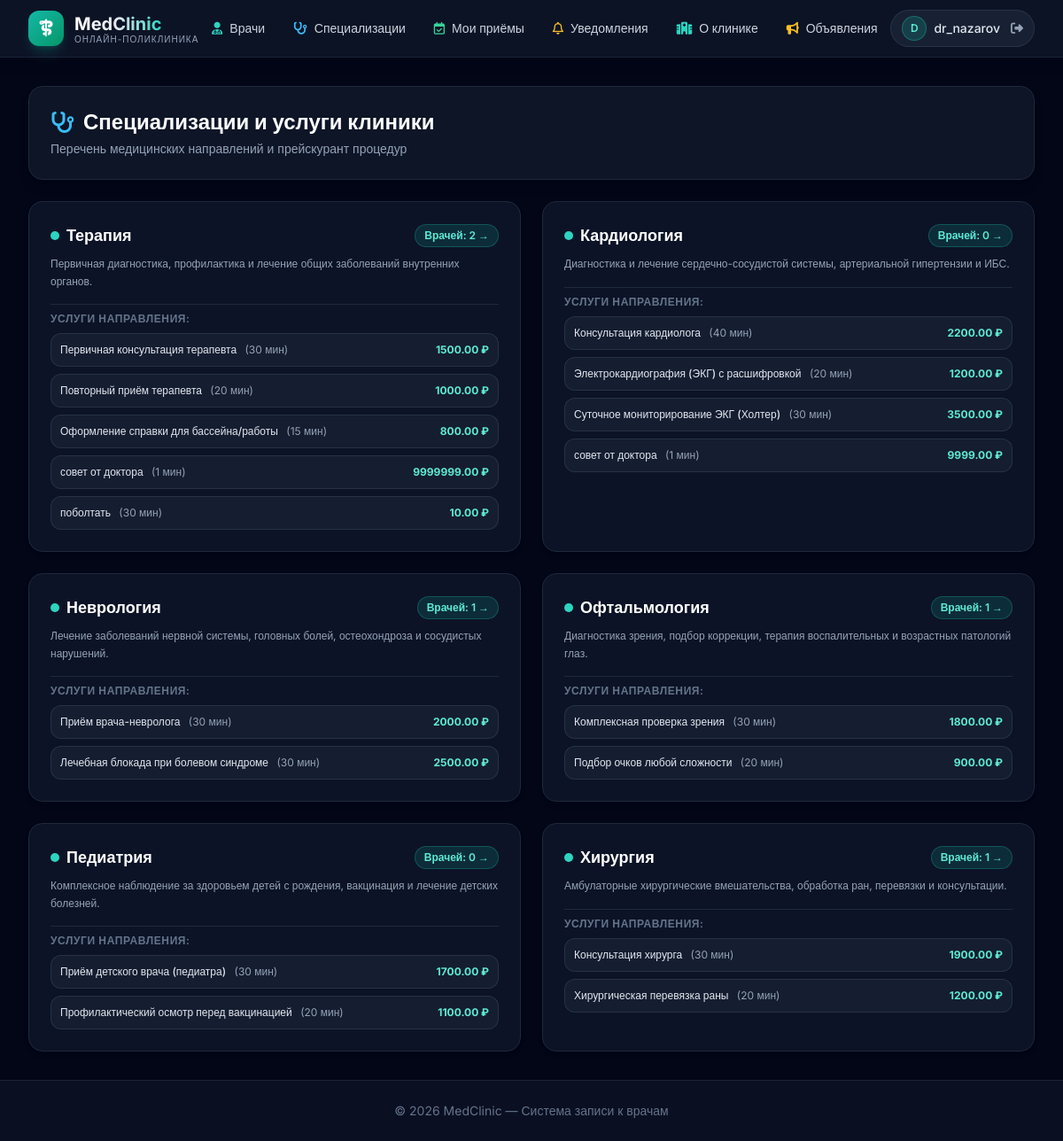
Page /doctors/specializations/ (signed in) on the committed database.
### doctors/models.py (models this page shows, shortened)
class Specialization(models.Model):
    name = models.CharField(max_length=50)
    description = models.TextField(blank=True)

class Service(models.Model):
    name = models.CharField(max_length=50)
    description = models.TextField()
    price = models.DecimalField(max_digits=10, decimal_places=2)
    duration=models.PositiveIntegerField()
    specialization  = models.ForeignKey(Specialization , on_delete=models.SET_NULL,null=True,blank=True,related_name='services')

### doctors/views.py (the view, shortened to what this page needs)
# urls.py: path('specializations/', specialization_list, name='specialization_list'),
def specialization_list(request):
    specializations = Specialization.objects.all().prefetch_related('services', 'doctors')
    return render(request, 'doctors/specialization_list.html', {
        'specializations': specializations,
    })

### templates/doctors/specialization_list.html (shortened to what this page needs)
{% extends 'base.html' %}
{% block content %}
<div class="space-y-6">
    <div class="flex flex-col sm:flex-row sm:items-center justify-between gap-4 bg-slate-900/90 border border-slate-800 p-6 rounded-2xl shadow-lg">
        <div>
            <h1 class="text-2xl font-bold text-white flex items-center gap-2.5">
                <i class="fa-solid fa-stethoscope text-sky-400"></i>
                <span>Специализации и услуги клиники</span>
            </h1>
            <p class="text-slate-400 text-sm mt-1">Перечень медицинских направлений и прейскурант процедур</p>
        </div>
    </div>
    <div class="grid grid-cols-1 md:grid-cols-2 gap-6">
        {% for spec in specializations %}
            <div class="bg-slate-900/80 border border-slate-800 hover:border-slate-700 rounded-2xl p-6 shadow-md transition flex flex-col justify-between space-y-4">
                <div>
                    <div class="flex items-center justify-between gap-2 mb-2">
                        <h2 class="text-lg font-bold text-white flex items-center gap-2">
                            <span class="w-2.5 h-2.5 rounded-full bg-teal-400"></span>
                            {{ spec.name }}
                        </h2>
                        <a href="/doctors/?specialization={{ spec.id }}" class="text-xs font-semibold px-2.5 py-1 rounded-full bg-teal-500/15 text-teal-300 border border-teal-500/30 hover:bg-teal-500/25 transition">
                            Врачей: {{ spec.doctors.count }} &rarr;
                        </a>
                    </div>
                    {% if spec.description %}
                        <p class="text-xs text-slate-400 mb-4 leading-relaxed">
                            {{ spec.description }}
                        </p>
                    {% endif %}
                    <div class="space-y-2 pt-2 border-t border-slate-800">
                        <div class="text-xs font-semibold uppercase tracking-wider text-slate-500">Услуги направления:</div>
                        {% if spec.services.all %}
                            <div class="space-y-2">
                                {% for s in spec.services.all %}
                                    <div class="flex justify-between items-center p-2.5 rounded-xl bg-slate-800/50 border border-slate-700/60 text-xs">
                                        <div>
                                            <span class="font-medium text-slate-200">{{ s.name }}</span>
                                            <span class="text-slate-400 ml-1.5">({{ s.duration }} мин)</span>
                                        </div>
                                        <span class="font-bold text-teal-300">{{ s.price }} ₽</span>
                                    </div>
                                {% endfor %}
                            </div>
                        {% else %}
                            <div class="text-xs text-slate-500 italic py-1">Список услуг формируется</div>
                        {% endif %}
                    </div>
                </div>
            </div>
        {% endfor %}
    </div>
</div>
{% endblock %}

### templates/base.html (shortened to what this page needs)
<!DOCTYPE html>
<html lang="ru" class="dark">
<head>
    <script src="https://cdn.tailwindcss.com"></script>
    <link rel="stylesheet" href="https://cdnjs.cloudflare.com/ajax/libs/font-awesome/6.4.0/css/all.min.css">
</head>
<body class="bg-slate-950 text-slate-100 min-h-screen flex flex-col selection:bg-teal-500 selection:text-white">
    <header class="sticky top-0 z-50 backdrop-blur-md bg-slate-900/80 border-b border-slate-800/80 shadow-lg">
        <div class="max-w-7xl mx-auto px-4 sm:px-6 lg:px-8">
            <div class="flex justify-between items-center h-16">
                <div class="flex items-center space-x-3">
                    <a href="/" class="flex items-center space-x-3 group">
                        <div class="w-10 h-10 rounded-xl bg-gradient-to-br from-teal-500 to-emerald-600 flex items-center justify-center shadow-lg shadow-teal-500/20 group-hover:scale-105 transition-transform duration-200">
                            <i class="fa-solid fa-staff-snake text-white text-xl"></i>
                        </div>
                        <div>
                            <span class="text-xl font-bold bg-gradient-to-r from-white via-slate-200 to-teal-400 bg-clip-text text-transparent">
                            </span>
                            <span class="block text-[10px] text-slate-400 uppercase tracking-widest -mt-1">Онлайн-поликлиника</span>
                        </div>
                    </a>
                </div>
                <nav class="hidden md:flex items-center space-x-1">
                    <a href="/doctors/" class="px-3.5 py-2 rounded-lg text-sm font-medium text-slate-300 hover:text-white hover:bg-slate-800/60 transition flex items-center space-x-2">
                        <i class="fa-solid fa-user-doctor text-teal-400"></i>
                        <span>Врачи</span>
                    </a>
                    <a href="/doctors/specializations/" class="px-3.5 py-2 rounded-lg text-sm font-medium text-slate-300 hover:text-white hover:bg-slate-800/60 transition flex items-center space-x-2">
                        <i class="fa-solid fa-stethoscope text-sky-400"></i>
                        <span>Специализации</span>
                    </a>
                    <a href="{% url 'appointments:my_appointments' %}" class="px-3.5 py-2 rounded-lg text-sm font-medium text-slate-300 hover:text-white hover:bg-slate-800/60 transition flex items-center space-x-2">
                        <i class="fa-regular fa-calendar-check text-emerald-400"></i>
                        <span>Мои приёмы</span>
                    </a>
                    <a href="{% url 'notifications:notification_list' %}" class="relative px-3.5 py-2 rounded-lg text-sm font-medium text-slate-300 hover:text-white hover:bg-slate-800/60 transition flex items-center space-x-2">
                        <i class="fa-regular fa-bell text-amber-400"></i>
                        <span>Уведомления</span>
                    </a>
                    <a href="/clinic/" class="px-3.5 py-2 rounded-lg text-sm font-medium text-slate-300 hover:text-white hover:bg-slate-800/60 transition flex items-center space-x-2">
                        <i class="fa-solid fa-hospital text-teal-400"></i>
                        <span>О клинике</span>
                    </a>
                    <a href="/clinic/announcements/" class="px-3.5 py-2 rounded-lg text-sm font-medium text-slate-300 hover:text-white hover:bg-slate-800/60 transition flex items-center space-x-2">
                        <i class="fa-solid fa-bullhorn text-amber-400"></i>
                        <span>Объявления</span>
                    </a>
                </nav>
                <div class="hidden md:flex items-center space-x-4">
                    {% if user.is_authenticated %}
                        <div class="flex items-center space-x-2 bg-slate-800/70 border border-slate-700/60 rounded-full py-1.5 px-3">
                            <a href="{% url 'profile' %}" class="flex items-center space-x-2 hover:opacity-80 transition">
                                <div class="w-7 h-7 rounded-full bg-teal-500/20 border border-teal-500/40 flex items-center justify-center text-teal-300 font-semibold text-xs">
                                    {{ user.username|slice:":1"|upper }}
                                </div>
                                <span class="text-sm font-medium text-slate-200">{{ user.username }}</span>
                            </a>
                            <a href="{% url 'logout' %}" class="text-slate-400 hover:text-red-400 pl-1 text-sm" title="Выйти">
                                <i class="fa-solid fa-right-from-bracket"></i>
                            </a>
                        </div>
                    {% endif %}
                </div>
            </div>
        </div>
    </header>
    <main class="flex-grow max-w-7xl w-full mx-auto px-4 sm:px-6 lg:px-8 py-8">
        {% block content %}{% endblock %}
    </main>
    <footer class="border-t border-slate-800/80 bg-slate-900/60">
        <div class="max-w-7xl mx-auto px-4 sm:px-6 lg:px-8 py-6 text-center text-sm text-slate-500">
            &copy; 2026 MedClinic — Система записи к врачам
        </div>
    </footer>
</body>
</html>

### templates/base.html (style rules this page uses)
body { font-family: 'Inter', sans-serif; }

### rows in the picture
Specialization: name "Терапия", doctors.count "2", description "Первичная диагностика, профилактика и лечение общих заболеваний внутренних органов."
Service: name "Первичная консультация терапевта", duration "30", price "1500.00"
Service: name "Повторный приём терапевта", duration "20", price "1000.00"
Service: name "Оформление справки для бассейна/работы", duration "15", price "800.00"
Service: name "совет от доктора", duration "1", price "9999999.00"
Service: name "поболтать", duration "30", price "10.00"
Specialization: name "Кардиология", doctors.count "0", description "Диагностика и лечение сердечно-сосудистой системы, артериальной гипертензии и ИБС."
Service: name "Консультация кардиолога", duration "40", price "2200.00"
Service: name "Электрокардиография (ЭКГ) с расшифровкой", duration "20", price "1200.00"
Service: name "Суточное мониторирование ЭКГ (Холтер)", duration "30", price "3500.00"
Service: name "совет от доктора", duration "1", price "9999.00"
Specialization: name "Неврология", doctors.count "1", description "Лечение заболеваний нервной системы, головных болей, остеохондроза и сосудистых нарушений."
Service: name "Приём врача-невролога", duration "30", price "2000.00"
Service: name "Лечебная блокада при болевом синдроме", duration "30", price "2500.00"
Specialization: name "Офтальмология", doctors.count "1", description "Диагностика зрения, подбор коррекции, терапия воспалительных и возрастных патологий глаз."
Service: name "Комплексная проверка зрения", duration "30", price "1800.00"
Service: name "Подбор очков любой сложности", duration "20", price "900.00"
Specialization: name "Педиатрия", doctors.count "0", description "Комплексное наблюдение за здоровьем детей с рождения, вакцинация и лечение детских болезней."
Service: name "Приём детского врача (педиатра)", duration "30", price "1700.00"
Service: name "Профилактический осмотр перед вакцинацией", duration "20", price "1100.00"
Specialization: name "Хирургия", doctors.count "1", description "Амбулаторные хирургические вмешательства, обработка ран, перевязки и консультации."
Service: name "Консультация хирурга", duration "30", price "1900.00"
Service: name "Хирургическая перевязка раны", duration "20", price "1200.00"

### other values in the picture
{{ user.username|slice:":1"|upper }} "D"
{{ user.username }} "dr_nazarov"
